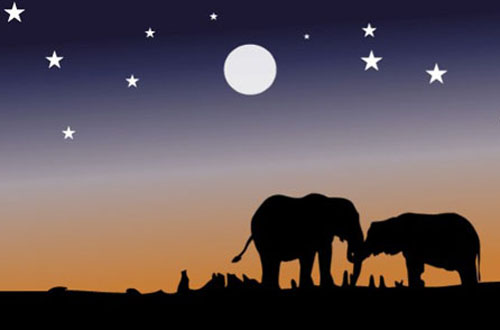
#> input picture Image Segmentation/elephant.jpg, 500 x 330 px
$ jupyter execute 'Image Segmentation.ipynb'
#> lines starting #> are read from the running program, lines starting #| are printed output that depends on the picture
[cell 1]
import cv2
import matplotlib.pyplot as plt
import numpy as np

[cell 2]
im = cv2.imread('elephant.jpg')
#> im is the input picture: shape (330, 500, 3); mean B, G, R 85.4, 81.1, 93.9
im = cv2.cvtColor(im, cv2.COLOR_BGR2RGB)
original_shape = im.shape
#> original_shape = (330, 500, 3)
print(im.shape)
#| (330, 500, 3)

[cell 3]
plt.imshow(im)
plt.show()

[cell 4]
#Flatten each channel of the image

all_pixels = im.reshape((-1,3))
print(all_pixels.shape)
#| (165000, 3)

[cell 5]
from sklearn.cluster import KMeans

[cell 6]
dominant_colors = 4
km = KMeans(n_clusters=dominant_colors)
km.fit(all_pixels)

[cell 7]
centers = km.cluster_centers_
centers = np.array(centers, dtype='uint8')
print(centers)

[cell 8]
# Plot the colors found

i=1
plt.figure(0, figsize=(8,2))

colors = []

for each_color in centers:
    plt.subplot(1,4,i)
    plt.axis('off')
    i += 1

    colors.append(each_color)

    #Color Swatch
    a = np.zeros((100,100,3), dtype='uint8')
    a[:,:,:] = each_color

    plt.imshow(a)

plt.show()
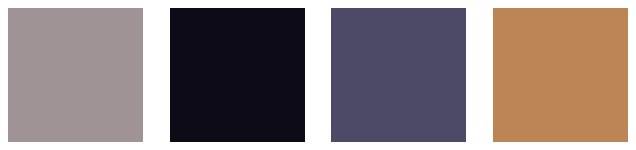
#> figure drawn by matplotlib, 4 panels

### Segmenting the original image

[cell 9]
km.labels_

[cell 10]
newImg = np.zeros((330*500,3),dtype='uint8')
EleImg = np.zeros((330*500,3),dtype='uint8')

tmp = np.array([1,0,1])
t2  =np.array([255,255,255])

for pix in range(all_pixels.shape[0]):
    newImg[pix] = colors[km.labels_[pix]]
    if(np.array_equal(colors[km.labels_[pix]],tmp)):
        EleImg[pix] = colors[km.labels_[pix]]
    else:
        EleImg[pix] = t2

newImg = newImg.reshape(original_shape)
EleImg = EleImg.reshape(original_shape)
plt.figure(0,figsize=(20,8))
plt.subplot(1,3,1)
plt.axis('off')
plt.imshow(newImg)
plt.subplot(1,3,2)
plt.axis('off')
plt.imshow(im)
plt.subplot(1,3,3)
plt.axis('off')
plt.imshow(EleImg)
plt.show()
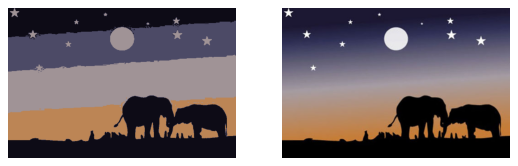
#> figure drawn by matplotlib, 3 panels
